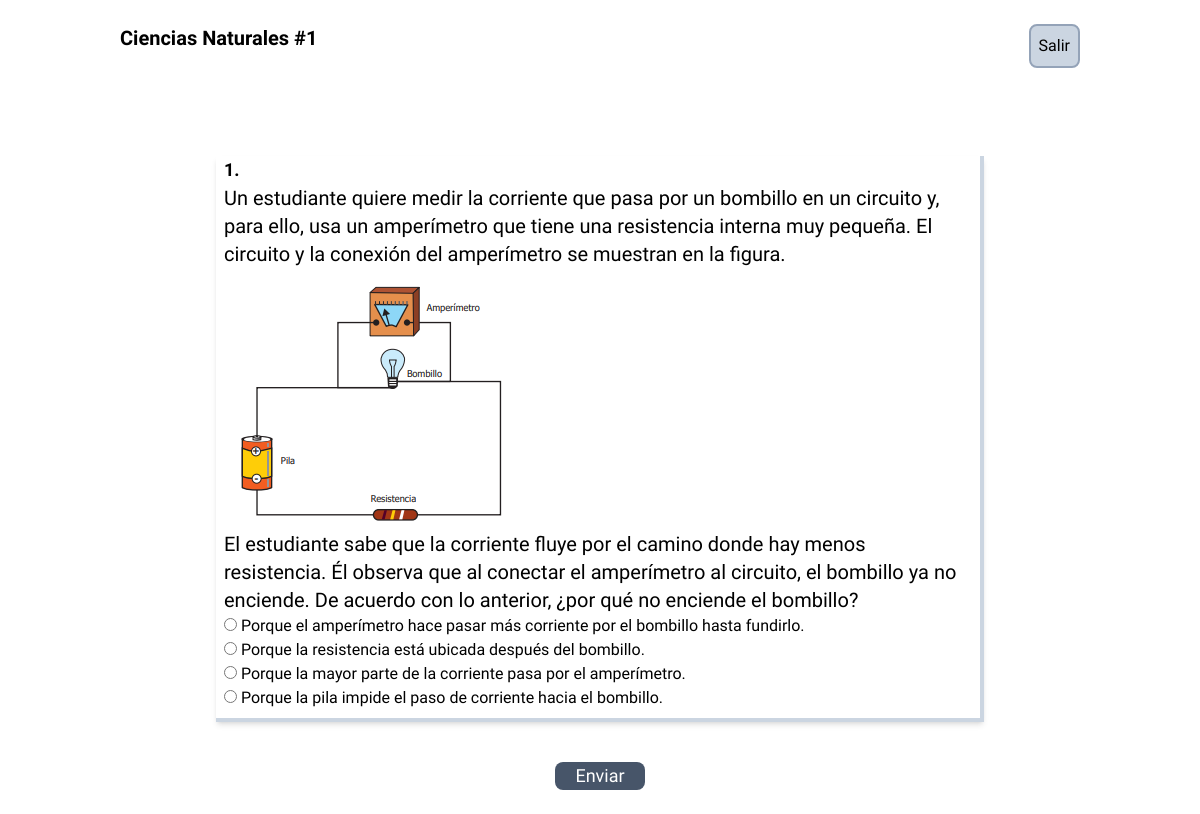
/app/ciencias-naturales-1-2022-12-24/1/, run on the app's committed database.
### icfesapp/models.py (models this page shows, shortened)
class Quiz(models.Model):
    titulo = models.CharField(max_length=100, help_text='titulo del quiz')
    slug = models.SlugField(blank=True, null=True)
    descripcion = models.TextField(blank=True, null=True)
    categoria = models.CharField(choices=PRUEBAS, default='ciencias', max_length=12)
    fecha_agregado = models.DateTimeField(default=timezone.now)
    class Meta:
        verbose_name_plural = "quizzes"
    def get_secciones(self):
        return chain(self.secciones_uno.all(),
            self.secciones_lectura.all(),
            self.secciones_estandar.all())

class PreguntaAbstract(models.Model):
    texto = models.TextField(null=True, blank=True)
    explicacion = models.TextField(null=True, blank=True)
    class Meta:
        abstract = True

class PreguntaEstandar(PreguntaAbstract):
    seccion = models.ForeignKey(
        SeccionEstandar, related_name='preguntas',
        on_delete=models.CASCADE,
    )
    preambulo = models.TextField(null=True, blank=True)
    imagen = models.ImageField(upload_to='icfesapp', null=True, blank=True)
    respuestas_tienen_imagen = models.BooleanField(default=False)
    class Meta:
        verbose_name_plural = "preguntas estandar"
    def get_opciones(self):
        return self.opciones.all()

class OpcionAbstract(models.Model):
    texto = models.TextField(null=True, blank=True)
    es_correcta = models.BooleanField(default=False)
    class Meta:
        abstract = True

class OpcionEstandar(OpcionAbstract):
    pregunta = models.ForeignKey(
        PreguntaEstandar, related_name='opciones',
        on_delete=models.CASCADE,
        blank=True, null=True
    )
    imagen = models.ImageField(upload_to='icfesapp', null=True, blank=True)
    class Meta:
        verbose_name_plural = "opciones estandar"

### icfesapp/views.py (the view)
# urls.py: path('<slug:slug>/<int:pk>/', views.prueba, name='prueba'),
def prueba(request, slug, pk):
    quiz = Quiz.objects.get(pk=pk)
    secciones = quiz.get_secciones()
    context = {'secciones': secciones, 'quiz': quiz}
    return render(request, 'icfesapp/plantilla_preguntas.html', context)

### icfesapp/models.py (called while the page is built)
    def get_preguntas(self):
        return self.preguntas.all()

### icfesapp/templates/icfesapp/plantilla_preguntas.html (shortened to what this page needs)
{% extends 'icfesapp/base.html' %}
{% load mytags %}
{% block content %}
<header class="w-4/5 mx-auto mt-6 flex justify-between">
  <h1 class="text-xl text-center font-bold">{{ quiz.titulo | title }}</h1>
  <a class="p-2 border-2 border-slate-400 rounded-lg bg-slate-300 hover:bg-slate-500 hover:text-white hover:underline" href="{% url 'icfesapp:main' %}">Salir</a>
</header>
<div class="w-4/5 mx-auto pt-8">
<form action="{% url 'icfesapp:revisar' quiz.id %}" method="post">
{% for seccion in secciones %}
  {% if seccion.tipo == 'tipoestandar' %}
    <div class="w-4/5 mx-auto pt-8">
      {% for pregunta in seccion.get_preguntas %}
        <section class="mt-6 pb-2 px-2 border-b-4 border-r-4 border-slate-300 shadow-md">
          <span class="text-lg font-bold">{{ forloop.counter }}.</span>
          {% if pregunta.preambulo %}
            {% autoescape off %}
              <p class="text-xl">{{ pregunta.preambulo | safe }}</p>
            {% endautoescape %}
          {% endif %}
          {% if pregunta.imagen %}
            <img src="{{ pregunta.imagen.url }}"/>
          {% endif %}
          {% autoescape off %}
            <p class="text-xl">{{ pregunta.texto | safe }}</p>
          {% endautoescape %}
          <div {% if pregunta.respuestas_tienen_imagen %}class="flex flex-wrap gap-1"{% endif %}>
          {% for opcion in pregunta.get_opciones %}
            <div {% if opcion.imagen %}class="flex border-2 border-gray-200"{% endif %}>
              <input type="radio" id="opcion{{ opcion.pk }}" name="estandar-{{ pregunta.pk }}" value="{{ pregunta.pk}}-{{ opcion.pk }}">
              {% if opcion.imagen %}
              <label for="opcion{{ opcion.pk }}"></label>
              <img class="mr-6" src="{{ opcion.imagen.url }}" alt=""/>
              {% else %}
                {% autoescape off %}
                <label class="mr-6" for="opcion{{ opcion.pk }}">{{ opcion.texto | safe }}</label>
                {% endautoescape %}
              {% endif %}
            </div>
          {% endfor %}
          </div>
        </section>
      {% endfor %}
    </div>
  {% endif %}
{% endfor %}
   <div class="text-center my-6">
     <input type="submit" value="Enviar" class="cursor-pointer mt-4 text-white bg-slate-600 hover:bg-slate-800 text-lg font-medium rounded-lg px-5 focus:ring-4 focus:ring-blue-300 px-4"/>
   </div>
</form>
</div>
{% endblock %}

### data on the page
Quiz: titulo "Ciencias Naturales #1"
PreguntaEstandar: preambulo "Un estudiante quiere medir la corriente que pasa por un bombillo en un circuito y, para ello, usa un amperímetro que tiene una resistencia interna muy pequeña. El circuito y la conexión del amperímetro se muestran en la figura.", imagen (picture), texto "El estudiante sabe que la corriente fluye por el camino donde hay menos resistencia. Él observa que al conectar el amperímetro al circuito, el bombillo ya no enciende. De acuerdo con lo anterior, ¿por qué no enciende el bombillo?"
OpcionEstandar: texto "Porque el amperímetro hace pasar más corriente por el bombillo hasta fundirlo."
OpcionEstandar: texto "Porque la resistencia está ubicada después del bombillo."
OpcionEstandar: texto "Porque la mayor parte de la corriente pasa por el amperímetro."
OpcionEstandar: texto "Porque la pila impide el paso de corriente hacia el bombillo."
